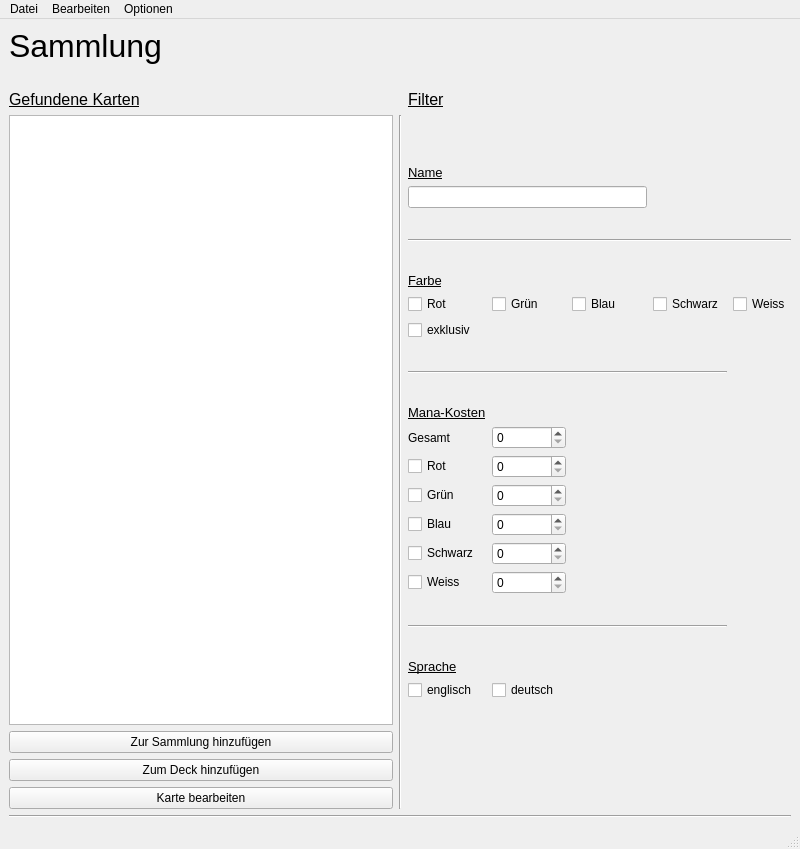
<?xml version="1.0" encoding="UTF-8"?>
<ui version="4.0">
 <class>sammlung</class>
 <widget class="QMainWindow" name="sammlung">
  <property name="geometry">
   <rect>
    <x>0</x>
    <y>0</y>
    <width>800</width>
    <height>849</height>
   </rect>
  </property>
  <property name="windowTitle">
   <string>MTG Organizer - Sammlung</string>
  </property>
  <widget class="QWidget" name="centralwidget">
   <layout class="QGridLayout" name="gridLayout">
    <item row="2" column="0">
     <widget class="Line" name="line">
      <property name="orientation">
       <enum>Qt::Horizontal</enum>
      </property>
     </widget>
    </item>
    <item row="1" column="0">
     <layout class="QVBoxLayout" name="verticalLayout">
      <item>
       <layout class="QGridLayout" name="gridLayout_3">
        <item row="6" column="0">
         <widget class="QPushButton" name="btn_sammlung_zum_deck_hinzufuegen">
          <property name="text">
           <string>Zum Deck hinzufügen</string>
          </property>
         </widget>
        </item>
        <item row="1" column="2">
         <spacer name="horizontalSpacer_2">
          <property name="orientation">
           <enum>Qt::Horizontal</enum>
          </property>
          <property name="sizeHint" stdset="0">
           <size>
            <width>40</width>
            <height>20</height>
           </size>
          </property>
         </spacer>
        </item>
        <item row="2" column="0">
         <widget class="QLabel" name="label_4">
          <property name="font">
           <font>
            <pointsize>12</pointsize>
            <underline>true</underline>
           </font>
          </property>
          <property name="text">
           <string>Gefundene Karten</string>
          </property>
         </widget>
        </item>
        <item row="1" column="0">
         <spacer name="horizontalSpacer_5">
          <property name="orientation">
           <enum>Qt::Horizontal</enum>
          </property>
          <property name="sizeHint" stdset="0">
           <size>
            <width>40</width>
            <height>20</height>
           </size>
          </property>
         </spacer>
        </item>
        <item row="5" column="2">
         <spacer name="horizontalSpacer_6">
          <property name="orientation">
           <enum>Qt::Horizontal</enum>
          </property>
          <property name="sizeHint" stdset="0">
           <size>
            <width>40</width>
            <height>20</height>
           </size>
          </property>
         </spacer>
        </item>
        <item row="4" column="2">
         <layout class="QGridLayout" name="gridLayout_4">
          <item row="12" column="0">
           <widget class="QCheckBox" name="chkbox_sammlung_exklusiv">
            <property name="toolTip">
             <string>&lt;html&gt;&lt;head/&gt;&lt;body&gt;&lt;p&gt;Ist die Karte einfarbig?&lt;/p&gt;&lt;/body&gt;&lt;/html&gt;</string>
            </property>
            <property name="text">
             <string>exklusiv</string>
            </property>
           </widget>
          </item>
          <item row="28" column="2">
           <spacer name="horizontalSpacer_4">
            <property name="orientation">
             <enum>Qt::Horizontal</enum>
            </property>
            <property name="sizeHint" stdset="0">
             <size>
              <width>40</width>
              <height>20</height>
             </size>
            </property>
           </spacer>
          </item>
          <item row="25" column="0">
           <spacer name="verticalSpacer_4">
            <property name="orientation">
             <enum>Qt::Vertical</enum>
            </property>
            <property name="sizeHint" stdset="0">
             <size>
              <width>20</width>
              <height>40</height>
             </size>
            </property>
           </spacer>
          </item>
          <item row="8" column="3">
           <widget class="QCheckBox" name="chkbox_sammlung_farbeS">
            <property name="text">
             <string>Schwarz</string>
            </property>
           </widget>
          </item>
          <item row="17" column="0">
           <widget class="QLabel" name="label_7">
            <property name="text">
             <string>Gesamt</string>
            </property>
           </widget>
          </item>
          <item row="17" column="1">
           <widget class="QSpinBox" name="spinbox_sammlung_kostengesamt"/>
          </item>
          <item row="0" column="0">
           <spacer name="verticalSpacer_6">
            <property name="orientation">
             <enum>Qt::Vertical</enum>
            </property>
            <property name="sizeHint" stdset="0">
             <size>
              <width>20</width>
              <height>40</height>
             </size>
            </property>
           </spacer>
          </item>
          <item row="27" column="0">
           <widget class="QCheckBox" name="chkbox_sammlung_spracheEn">
            <property name="text">
             <string>englisch</string>
            </property>
           </widget>
          </item>
          <item row="8" column="1">
           <widget class="QCheckBox" name="chkbox_sammlung_farbeG">
            <property name="text">
             <string>Grün</string>
            </property>
           </widget>
          </item>
          <item row="18" column="1">
           <widget class="QSpinBox" name="spinbox_sammlung_kostenR"/>
          </item>
          <item row="14" column="0" colspan="4">
           <widget class="Line" name="line_2">
            <property name="orientation">
             <enum>Qt::Horizontal</enum>
            </property>
           </widget>
          </item>
          <item row="26" column="0">
           <widget class="QLabel" name="label_8">
            <property name="font">
             <font>
              <pointsize>10</pointsize>
              <underline>true</underline>
             </font>
            </property>
            <property name="text">
             <string>Sprache</string>
            </property>
           </widget>
          </item>
          <item row="27" column="1">
           <widget class="QCheckBox" name="chkbox_sammlung_spracheDe">
            <property name="text">
             <string>deutsch</string>
            </property>
           </widget>
          </item>
          <item row="19" column="1">
           <widget class="QSpinBox" name="spinbox_sammlung_kostenG"/>
          </item>
          <item row="20" column="1">
           <widget class="QSpinBox" name="spinbox_sammlung_kostenB"/>
          </item>
          <item row="21" column="1">
           <widget class="QSpinBox" name="spinbox_sammlung_kostenS"/>
          </item>
          <item row="24" column="0" colspan="4">
           <widget class="Line" name="line_3">
            <property name="orientation">
             <enum>Qt::Horizontal</enum>
            </property>
           </widget>
          </item>
          <item row="20" column="0">
           <widget class="QCheckBox" name="chkbox_sammlung__manaB">
            <property name="text">
             <string>Blau</string>
            </property>
           </widget>
          </item>
          <item row="8" column="2">
           <widget class="QCheckBox" name="chkbox_sammlung_farbeB">
            <property name="text">
             <string>Blau</string>
            </property>
           </widget>
          </item>
          <item row="21" column="0">
           <widget class="QCheckBox" name="chkbox_sammlung__manaS">
            <property name="text">
             <string>Schwarz</string>
            </property>
           </widget>
          </item>
          <item row="16" column="0">
           <widget class="QLabel" name="label_6">
            <property name="font">
             <font>
              <pointsize>10</pointsize>
              <underline>true</underline>
             </font>
            </property>
            <property name="text">
             <string>Mana-Kosten</string>
            </property>
           </widget>
          </item>
          <item row="15" column="0">
           <spacer name="verticalSpacer">
            <property name="orientation">
             <enum>Qt::Vertical</enum>
            </property>
            <property name="sizeHint" stdset="0">
             <size>
              <width>20</width>
              <height>40</height>
             </size>
            </property>
           </spacer>
          </item>
          <item row="28" column="3">
           <spacer name="horizontalSpacer">
            <property name="orientation">
             <enum>Qt::Horizontal</enum>
            </property>
            <property name="sizeHint" stdset="0">
             <size>
              <width>40</width>
              <height>20</height>
             </size>
            </property>
           </spacer>
          </item>
          <item row="7" column="0">
           <widget class="QLabel" name="label_3">
            <property name="font">
             <font>
              <pointsize>10</pointsize>
              <underline>true</underline>
             </font>
            </property>
            <property name="text">
             <string>Farbe</string>
            </property>
           </widget>
          </item>
          <item row="28" column="0">
           <spacer name="verticalSpacer_2">
            <property name="orientation">
             <enum>Qt::Vertical</enum>
            </property>
            <property name="sizeHint" stdset="0">
             <size>
              <width>20</width>
              <height>40</height>
             </size>
            </property>
           </spacer>
          </item>
          <item row="13" column="0">
           <spacer name="verticalSpacer_5">
            <property name="orientation">
             <enum>Qt::Vertical</enum>
            </property>
            <property name="sizeHint" stdset="0">
             <size>
              <width>20</width>
              <height>40</height>
             </size>
            </property>
           </spacer>
          </item>
          <item row="19" column="0">
           <widget class="QCheckBox" name="chkbox_sammlung__manaG">
            <property name="text">
             <string>Grün</string>
            </property>
           </widget>
          </item>
          <item row="8" column="0">
           <widget class="QCheckBox" name="chkbox_sammlung_farbeR">
            <property name="text">
             <string>Rot</string>
            </property>
           </widget>
          </item>
          <item row="23" column="0">
           <spacer name="verticalSpacer_3">
            <property name="orientation">
             <enum>Qt::Vertical</enum>
            </property>
            <property name="sizeHint" stdset="0">
             <size>
              <width>20</width>
              <height>40</height>
             </size>
            </property>
           </spacer>
          </item>
          <item row="28" column="1">
           <spacer name="horizontalSpacer_3">
            <property name="orientation">
             <enum>Qt::Horizontal</enum>
            </property>
            <property name="sizeHint" stdset="0">
             <size>
              <width>40</width>
              <height>20</height>
             </size>
            </property>
           </spacer>
          </item>
          <item row="22" column="0">
           <widget class="QCheckBox" name="chkbox_sammlung__manaW">
            <property name="text">
             <string>Weiss</string>
            </property>
           </widget>
          </item>
          <item row="22" column="1">
           <widget class="QSpinBox" name="spinbox_sammlung_kostenW"/>
          </item>
          <item row="18" column="0">
           <widget class="QCheckBox" name="chkbox_sammlung__manaR">
            <property name="text">
             <string>Rot</string>
            </property>
           </widget>
          </item>
          <item row="8" column="4">
           <widget class="QCheckBox" name="chkbox_sammlung_farbeW">
            <property name="text">
             <string>Weiss</string>
            </property>
           </widget>
          </item>
          <item row="2" column="0">
           <widget class="QLabel" name="label_5">
            <property name="font">
             <font>
              <pointsize>10</pointsize>
              <underline>true</underline>
             </font>
            </property>
            <property name="text">
             <string>Name</string>
            </property>
           </widget>
          </item>
          <item row="3" column="0" colspan="3">
           <widget class="QLineEdit" name="line_edit_sammlung_name"/>
          </item>
          <item row="4" column="0">
           <spacer name="verticalSpacer_8">
            <property name="orientation">
             <enum>Qt::Vertical</enum>
            </property>
            <property name="sizeHint" stdset="0">
             <size>
              <width>20</width>
              <height>40</height>
             </size>
            </property>
           </spacer>
          </item>
          <item row="6" column="0">
           <spacer name="verticalSpacer_7">
            <property name="orientation">
             <enum>Qt::Vertical</enum>
            </property>
            <property name="sizeHint" stdset="0">
             <size>
              <width>20</width>
              <height>40</height>
             </size>
            </property>
           </spacer>
          </item>
          <item row="5" column="0" colspan="5">
           <widget class="Line" name="line_5">
            <property name="orientation">
             <enum>Qt::Horizontal</enum>
            </property>
           </widget>
          </item>
          <item row="1" column="0">
           <spacer name="verticalSpacer_9">
            <property name="orientation">
             <enum>Qt::Vertical</enum>
            </property>
            <property name="sizeHint" stdset="0">
             <size>
              <width>20</width>
              <height>40</height>
             </size>
            </property>
           </spacer>
          </item>
         </layout>
        </item>
        <item row="5" column="0">
         <widget class="QPushButton" name="btn_sammlung_zur_sammlung_hinzufuegen">
          <property name="text">
           <string>Zur Sammlung hinzufügen</string>
          </property>
         </widget>
        </item>
        <item row="7" column="0">
         <widget class="QPushButton" name="btn_sammlung_karte_bearbeiten">
          <property name="text">
           <string>Karte bearbeiten</string>
          </property>
         </widget>
        </item>
        <item row="2" column="2">
         <widget class="QLabel" name="label_2">
          <property name="font">
           <font>
            <pointsize>12</pointsize>
            <underline>true</underline>
           </font>
          </property>
          <property name="text">
           <string>Filter</string>
          </property>
         </widget>
        </item>
        <item row="4" column="1" rowspan="4">
         <widget class="Line" name="line_4">
          <property name="orientation">
           <enum>Qt::Vertical</enum>
          </property>
         </widget>
        </item>
        <item row="4" column="0">
         <widget class="QListWidget" name="list_sammlung_gefundene_karten">
          <property name="editTriggers">
           <set>QAbstractItemView::NoEditTriggers</set>
          </property>
          <property name="alternatingRowColors">
           <bool>true</bool>
          </property>
         </widget>
        </item>
       </layout>
      </item>
     </layout>
    </item>
    <item row="0" column="0">
     <layout class="QGridLayout" name="gridLayout_2">
      <item row="0" column="0">
       <widget class="QLabel" name="label">
        <property name="font">
         <font>
          <pointsize>24</pointsize>
         </font>
        </property>
        <property name="text">
         <string>Sammlung</string>
        </property>
        <property name="alignment">
         <set>Qt::AlignLeading|Qt::AlignLeft|Qt::AlignTop</set>
        </property>
       </widget>
      </item>
     </layout>
    </item>
   </layout>
  </widget>
  <widget class="QMenuBar" name="menubar">
   <property name="geometry">
    <rect>
     <x>0</x>
     <y>0</y>
     <width>800</width>
     <height>30</height>
    </rect>
   </property>
   <widget class="QMenu" name="menuDatei">
    <property name="title">
     <string>Datei</string>
    </property>
   </widget>
   <widget class="QMenu" name="menuBearbeiten">
    <property name="title">
     <string>Bearbeiten</string>
    </property>
   </widget>
   <widget class="QMenu" name="menuOptionen">
    <property name="title">
     <string>Optionen</string>
    </property>
   </widget>
   <addaction name="menuDatei"/>
   <addaction name="menuBearbeiten"/>
   <addaction name="menuOptionen"/>
  </widget>
  <widget class="QStatusBar" name="statusbar"/>
 </widget>
 <resources/>
 <connections/>
</ui>
